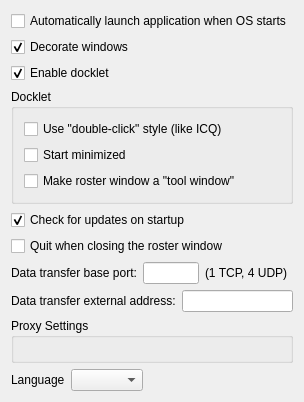
<ui version="4.0" >
 <class>OptApplication</class>
 <widget class="QWidget" name="OptApplication" >
  <property name="geometry" >
   <rect>
    <x>0</x>
    <y>0</y>
    <width>304</width>
    <height>402</height>
   </rect>
  </property>
  <property name="windowTitle" >
   <string>OptApplicationUI</string>
  </property>
  <layout class="QVBoxLayout" >
   <item>
    <widget class="QCheckBox" name="ck_auto_load">
     <property name="text">
      <string>Automatically launch application when OS starts</string>
     </property>
    </widget>
   </item>
   <item>
    <widget class="QCheckBox" name="ck_winDecor" >
     <property name="text" >
      <string>Decorate windows</string>
     </property>
     <property name="checked" >
      <bool>true</bool>
     </property>
    </widget>
   </item>
   <item>
    <widget class="QCheckBox" name="ck_docklet" >
     <property name="text" >
      <string>Enable docklet</string>
     </property>
     <property name="checked" >
      <bool>true</bool>
     </property>
    </widget>
   </item>
   <item>
    <widget class="QGroupBox" name="gb_docklet" >
     <property name="title" >
      <string>Docklet</string>
     </property>
     <layout class="QVBoxLayout" >
      <property name="spacing" >
       <number>6</number>
      </property>
      <property name="leftMargin" >
       <number>10</number>
      </property>
      <property name="topMargin" >
       <number>10</number>
      </property>
      <property name="rightMargin" >
       <number>10</number>
      </property>
      <property name="bottomMargin" >
       <number>10</number>
      </property>
      <item>
       <widget class="QCheckBox" name="ck_dockDCstyle" >
        <property name="text" >
         <string>Use "double-click" style (like ICQ)</string>
        </property>
       </widget>
      </item>
      <item>
       <widget class="QCheckBox" name="ck_dockHideMW" >
        <property name="text" >
         <string>Start minimized</string>
        </property>
       </widget>
      </item>
      <item>
       <widget class="QCheckBox" name="ck_dockToolMW" >
        <property name="text" >
         <string>Make roster window a "tool window"</string>
        </property>
       </widget>
      </item>
     </layout>
    </widget>
   </item>
   <item>
    <widget class="QCheckBox" name="ck_autoUpdate" >
     <property name="text" >
      <string>Check for updates on startup</string>
     </property>
     <property name="checked" >
      <bool>true</bool>
     </property>
    </widget>
   </item>
   <item>
    <widget class="QCheckBox" name="ck_quitOnClose" >
     <property name="text" >
      <string>Quit when closing the roster window</string>
     </property>
    </widget>
   </item>
   <item>
    <layout class="QHBoxLayout" >
     <item>
      <widget class="QLabel" name="textLabel1" >
       <property name="text" >
        <string>Data transfer base port:</string>
       </property>
      </widget>
     </item>
     <item>
      <widget class="QLineEdit" name="le_dtPort" >
       <property name="minimumSize" >
        <size>
         <width>56</width>
         <height>0</height>
        </size>
       </property>
       <property name="inputMask">
        <string>99999; </string>
       </property>
       <property name="maxLength">
        <number>5</number>
       </property>
       <property name="maximumSize" >
        <size>
         <width>56</width>
         <height>32767</height>
        </size>
       </property>
      </widget>
     </item>
     <item>
      <widget class="QLabel" name="label" >
       <property name="text" >
        <string>(1 TCP, 4 UDP)</string>
       </property>
      </widget>
     </item>
     <item>
      <spacer>
       <property name="orientation" >
        <enum>Qt::Horizontal</enum>
       </property>
       <property name="sizeType" >
        <enum>QSizePolicy::Expanding</enum>
       </property>
       <property name="sizeHint" >
        <size>
         <width>20</width>
         <height>20</height>
        </size>
       </property>
      </spacer>
     </item>
    </layout>
   </item>
   <item>
    <layout class="QHBoxLayout" >
     <property name="spacing" >
      <number>6</number>
     </property>
     <property name="leftMargin" >
      <number>0</number>
     </property>
     <property name="topMargin" >
      <number>0</number>
     </property>
     <property name="rightMargin" >
      <number>0</number>
     </property>
     <property name="bottomMargin" >
      <number>0</number>
     </property>
     <item>
      <widget class="QLabel" name="textLabel2" >
       <property name="text" >
        <string>Data transfer external address:</string>
       </property>
      </widget>
     </item>
     <item>
      <widget class="QLineEdit" name="le_dtExternal" />
     </item>
    </layout>
   </item>
   <item>
    <widget class="QGroupBox" name="gb_proxy">
     <property name="title">
      <string>Proxy Settings</string>
     </property>
     <layout class="QHBoxLayout" name="horizontalLayout_2"/>
    </widget>
   </item>
   <item>
    <layout class="QHBoxLayout" name="horizontalLayout">
     <item>
      <widget class="QLabel" name="label_2">
       <property name="text">
        <string>Language</string>
       </property>
      </widget>
     </item>
     <item>
      <widget class="QComboBox" name="cb_lang"/>
     </item>
     <item>
      <spacer name="horizontalSpacer">
       <property name="orientation">
        <enum>Qt::Horizontal</enum>
       </property>
       <property name="sizeHint" stdset="0">
        <size>
         <width>40</width>
         <height>20</height>
        </size>
       </property>
      </spacer>
     </item>
    </layout>
   </item>
   <item>
    <spacer>
     <property name="orientation" >
      <enum>Qt::Vertical</enum>
     </property>
     <property name="sizeHint" >
      <size>
       <width>20</width>
       <height>40</height>
      </size>
     </property>
    </spacer>
   </item>
  </layout>
 </widget>
 <layoutdefault spacing="6" margin="11" />
 <tabstops>
  <tabstop>ck_winDecor</tabstop>
  <tabstop>ck_docklet</tabstop>
  <tabstop>ck_dockDCstyle</tabstop>
  <tabstop>ck_dockHideMW</tabstop>
  <tabstop>ck_dockToolMW</tabstop>
  <tabstop>le_dtPort</tabstop>
  <tabstop>le_dtExternal</tabstop>
 </tabstops>
 <resources/>
 <connections/>
</ui>
